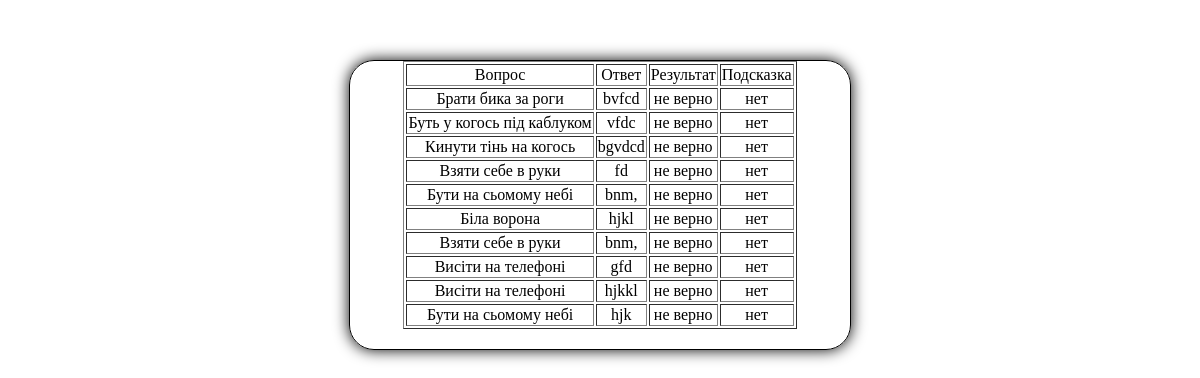
The page /admin/tryStat.php?userid=2&tryid=1 on the database its author committed.
### tables this page shows
CREATE TABLE IF NOT EXISTS `step1` (
  `answer_id` int(11) NOT NULL AUTO_INCREMENT,
  `step1_question` text NOT NULL,
  `step1_answer` text NOT NULL,
  `user_id` int(11) NOT NULL,
  `true_false` int(11) NOT NULL,
  `try_id` int(11) NOT NULL,
  PRIMARY KEY (`answer_id`)
);

CREATE TABLE IF NOT EXISTS `step2` (
  `answer_id` int(11) NOT NULL AUTO_INCREMENT,
  `step2_question` text NOT NULL,
  `step2_answer` text NOT NULL,
  `user_id` int(11) NOT NULL,
  `true_false` int(11) NOT NULL,
  `try_id` int(11) NOT NULL,
  PRIMARY KEY (`answer_id`)
);

CREATE TABLE IF NOT EXISTS `step3` (
  `answer_id` int(11) NOT NULL DEFAULT '0',
  `step3_question` text NOT NULL,
  `step3_answer` text NOT NULL,
  `user_id` int(11) NOT NULL,
  `true_false` int(11) NOT NULL,
  `try_id` int(11) NOT NULL
);

CREATE TABLE IF NOT EXISTS `step4` (
  `answer_id` int(11) NOT NULL DEFAULT '0',
  `step4_question` text NOT NULL,
  `step4_answer` text NOT NULL,
  `user_id` int(11) NOT NULL,
  `true_false` int(11) NOT NULL,
  `try_id` int(11) NOT NULL
);

CREATE TABLE IF NOT EXISTS `step5` (
  `answer_id` int(11) NOT NULL DEFAULT '0',
  `step5_question` text NOT NULL,
  `step5_answer` text NOT NULL,
  `user_id` int(11) NOT NULL,
  `true_false` int(11) NOT NULL,
  `try_id` int(11) NOT NULL
);

CREATE TABLE IF NOT EXISTS `step6` (
  `answer_id` int(11) NOT NULL DEFAULT '0',
  `step6_question` text NOT NULL,
  `step6_answer` text NOT NULL,
  `user_id` int(11) NOT NULL,
  `true_false` int(11) NOT NULL,
  `try_id` int(11) NOT NULL
);

CREATE TABLE IF NOT EXISTS `step7` (
  `answer_id` int(11) NOT NULL DEFAULT '0',
  `step7_question` text NOT NULL,
  `step7_answer` text NOT NULL,
  `user_id` int(11) NOT NULL,
  `true_false` int(11) NOT NULL,
  `try_id` int(11) NOT NULL
);

CREATE TABLE IF NOT EXISTS `step8` (
  `answer_id` int(11) NOT NULL DEFAULT '0',
  `step8_question` text NOT NULL,
  `step8_answer` text NOT NULL,
  `user_id` int(11) NOT NULL,
  `true_false` int(11) NOT NULL,
  `try_id` int(11) NOT NULL
);

CREATE TABLE IF NOT EXISTS `step9` (
  `answer_id` int(11) NOT NULL DEFAULT '0',
  `step9_question` text NOT NULL,
  `step9_answer` text NOT NULL,
  `user_id` int(11) NOT NULL,
  `true_false` int(11) NOT NULL,
  `try_id` int(11) NOT NULL
);

CREATE TABLE IF NOT EXISTS `step10` (
  `answer_id` int(11) NOT NULL DEFAULT '0',
  `step10_question` text NOT NULL,
  `step10_answer` text NOT NULL,
  `user_id` int(11) NOT NULL,
  `true_false` int(11) NOT NULL,
  `try_id` int(11) NOT NULL
);

### admin/tryStat.php (the view, shortened to what this page needs)
<!DOCTYPE html PUBLIC "-//W3C//DTD XHTML 1.0 Transitional//EN" "http://www.w3.org/TR/xhtml1/DTD/xhtml1-transitional.dtd">
<html xmlns="http://www.w3.org/1999/xhtml" xml:lang="en" lang="en">
<head>
<link rel="stylesheet" type="text/css" href="css/style.css" />
</head>
<body>
<div class="main">
<?php
$userId = $_GET['userid'];
$tryId = $_GET['tryid'];
echo "<table border=1>";
echo "<tr><td>Вопрос</td><td>Ответ</td><td>Результат</td><td>Подсказка</td></tr>";
for( $i = 1; $i <= 10; $i++ ) {
$sql5 = mysql_query("SELECT step".$i."_question, step".$i."_answer, true_false FROM `step".$i."` where user_id = '$userId'  and try_id = '$tryId'");
$result5 = mysql_fetch_row($sql5);
$sql6 = mysql_query("SELECT help_used FROM `step_help` where user_id = '$userId'  and try_id = '$tryId' and step_id=".$i."");
$result6 = mysql_fetch_row($sql6);
if ($result6[0] == 1) {$result6[0] = "да";} else {$result6[0] = "нет";}
if ($result5[2] == 1) {$result5[2] = "верно";} else {$result5[2] = "не верно";}
	echo "<tr><td>".$result5[0]."</td><td>".$result5[1]."</td><td>".$result5[2]."</td><td>".$result6[0]."</td></tr>";
}
echo "</table>";
?>
</div>
</body>
</html>

### css/style.css (style rules this page uses)
body { text-align: center; height: auto; margin: auto; overflow-x: hidden; }
div.main { margin-top: 250px; margin: 5% auto auto; width: 500px; border-style: solid; border-width: 1px; box-shadow: 0 0 15px #000; -moz-box-shadow: 0 0 15px #000; -webkit-box-shadow: 0 0 15px #000; border-radius: 25px; padding-bottom: 20px; }
table { margin: auto; }

### rows shown on the page
step1: step1_question "Брати бика за роги", step1_answer "bvfcd", result5 "не верно", result6 "нет"
step2: step2_question "Буть у когось під каблуком", step2_answer "vfdc", result5 "не верно", result6 "нет"
step3: step3_question "Кинути тінь на когось", step3_answer "bgvdcd", result5 "не верно", result6 "нет"
step4: step4_question "Взяти себе в руки", step4_answer "fd", result5 "не верно", result6 "нет"
step5: step5_question "Бути на сьомому небі", step5_answer "bnm,", result5 "не верно", result6 "нет"
step6: step6_question "Біла ворона", step6_answer "hjkl", result5 "не верно", result6 "нет"
step7: step7_question "Взяти себе в руки", step7_answer "bnm,", result5 "не верно", result6 "нет"
step8: step8_question "Висіти на телефоні", step8_answer "gfd", result5 "не верно", result6 "нет"
step9: step9_question "Висіти на телефоні", step9_answer "hjkkl", result5 "не верно", result6 "нет"
step10: step10_question "Бути на сьомому небі", step10_answer "hjk", result5 "не верно", result6 "нет"
